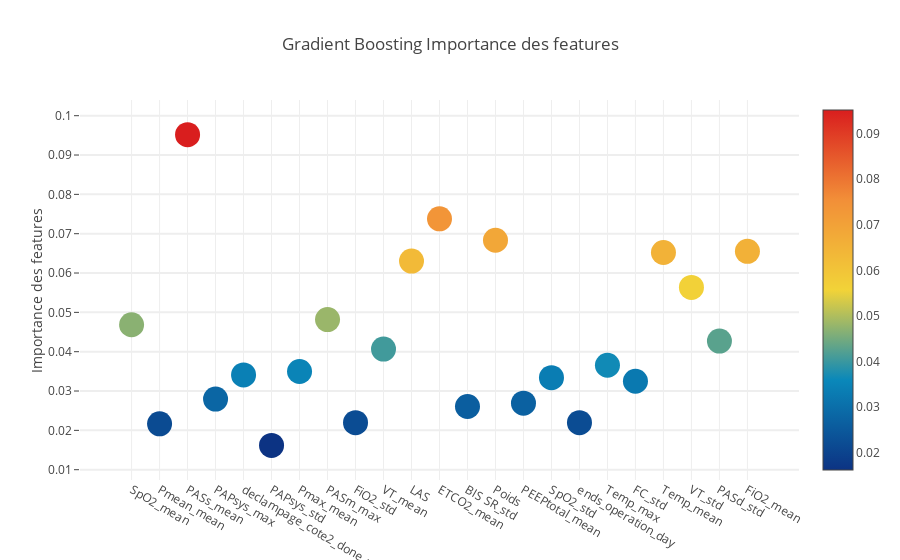

Write notebook code for a chart like this one.
### Code cell
trace = go.Scatter(
    y=feature_dataframe['Gradient Boost Importance des features'].values,
    x=feature_dataframe['features'].values,
    mode='markers',
    marker=dict(
        sizemode='diameter',
        sizeref=1,
        size=25,
        color=feature_dataframe['Gradient Boost Importance des features'].values,
        colorscale='Portland',
        showscale=True
    ),
    text=feature_dataframe['features'].values
)
data = [trace]

layout = go.Layout(
    autosize=True,
    title='Gradient Boosting Importance des features',
    hovermode='closest',
    yaxis=dict(
        title='Importance des features',
        ticklen=5,
        gridwidth=2
    ),
    showlegend=False
)
fig = go.Figure(data=data, layout=layout)
py.iplot(fig, filename='scatter2010')

### Figure 1 — Plotly figure (JSON) as saved in the notebook; plotly's stock layout.template omitted (floating-point values rounded to 4 significant figures)
{"data": [{"marker": {"color": [0.04684, 0.02167, 0.09519, 0.02796, 0.0341, 0.01618, 0.03497, 0.04816, 0.02195, 0.04065, 0.06303, 0.07379, 0.02606, 0.06833, 0.02692, 0.0334, 0.02196, 0.03656, 0.03249, 0.06523, 0.05634, 0.0427, 0.06551], "colorscale": "Portland", "showscale": true, "size": 25, "sizemode": "diameter", "sizeref": 1}, "mode": "markers", "text": ["SpO2_mean", "Pmean_mean", "PASs_mean", "PAPsys_max", "declampage_cote2_done_mean", "PAPsys_std", "Pmax_mean", "PASm_max", "FiO2_std", "VT_mean", "LAS", "ETCO2_mean", "BIS SR_std", "Poids", "PEEPtotal_mean", "SpO2_std", "ends_operation_day", "Temp_max", "FC_std", "Temp_mean", "VT_std", "PASd_std", "FiO2_mean"], "type": "scatter", "uid": "0d5d16b3-2f8a-4279-9252-7faa695bad7f", "x": ["SpO2_mean", "Pmean_mean", "PASs_mean", "PAPsys_max", "declampage_cote2_done_mean", "PAPsys_std", "Pmax_mean", "PASm_max", "FiO2_std", "VT_mean", "LAS", "ETCO2_mean", "BIS SR_std", "Poids", "PEEPtotal_mean", "SpO2_std", "ends_operation_day", "Temp_max", "FC_std", "Temp_mean", "VT_std", "PASd_std", "FiO2_mean"], "y": [0.04684, 0.02167, 0.09519, 0.02796, 0.0341, 0.01618, 0.03497, 0.04816, 0.02195, 0.04065, 0.06303, 0.07379, 0.02606, 0.06833, 0.02692, 0.0334, 0.02196, 0.03656, 0.03249, 0.06523, 0.05634, 0.0427, 0.06551]}], "layout": {"autosize": true, "hovermode": "closest", "showlegend": false, "title": {"text": "Gradient Boosting Importance des features"}, "yaxis": {"gridwidth": 2, "ticklen": 5, "title": {"text": "Importance des features"}}}}
